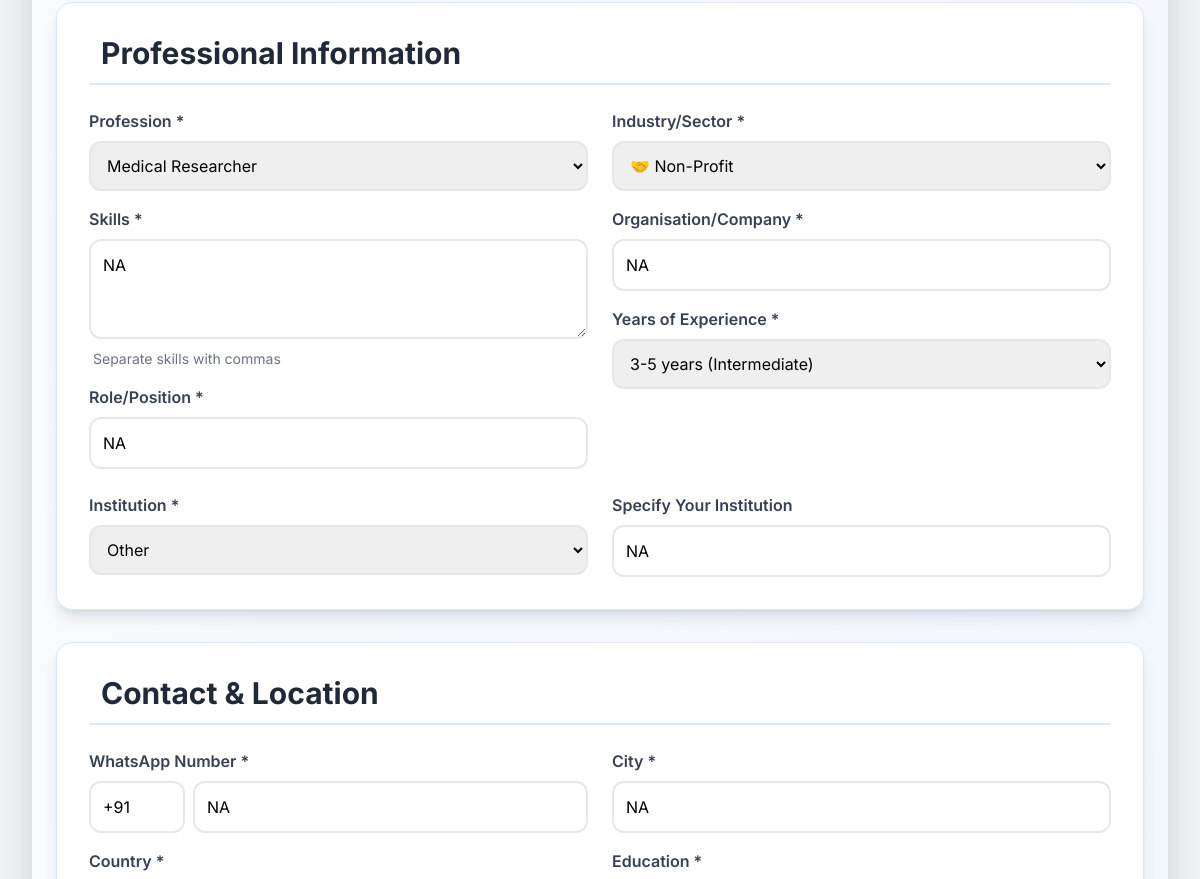
Page /editmentorprofile (signed in, middle part) on the earlier database version.
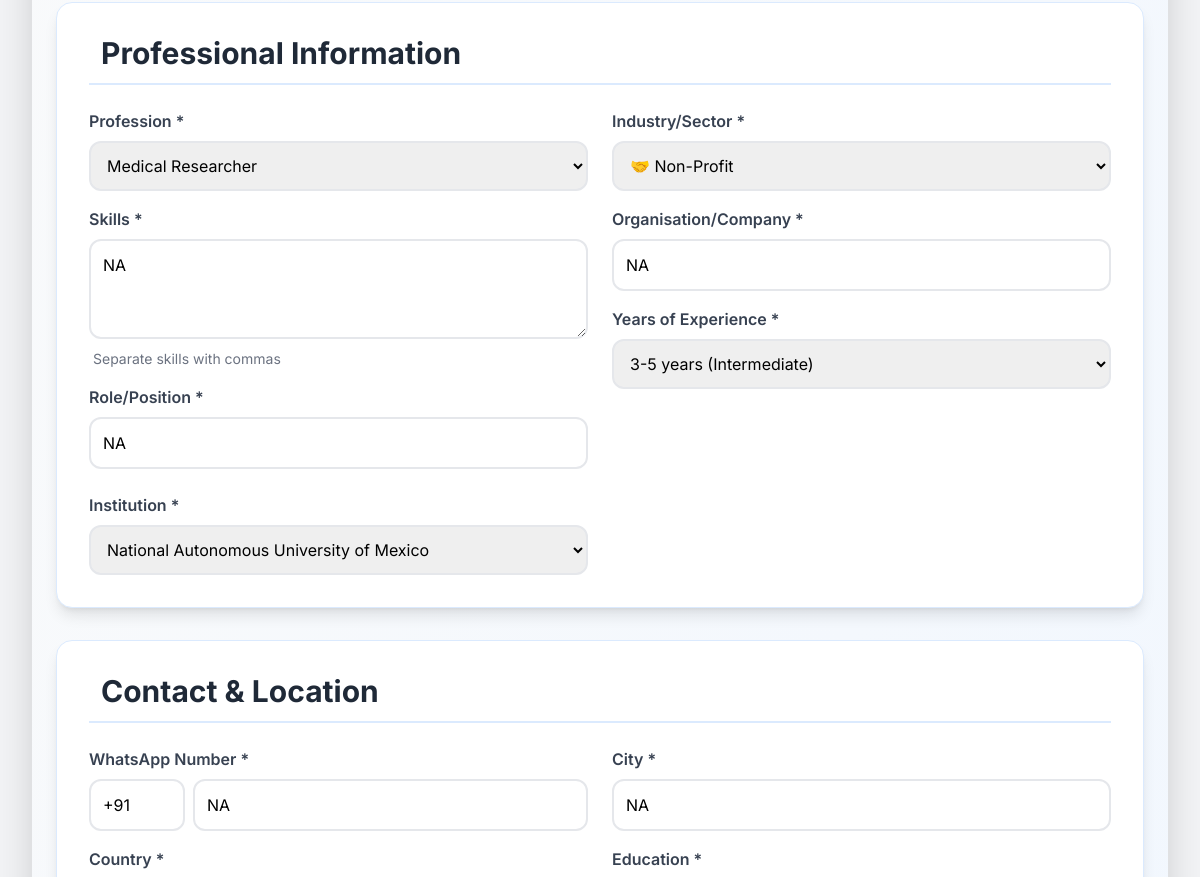
Same page on the later database version.
### app.py (models this page shows, shortened)
class MentorProfile(db.Model):
    __tablename__="mentor_profile"
    id = db.Column(db.Integer, primary_key=True)
    user_id= db.Column(db.Integer, db.ForeignKey("signup_details.id"),nullable=False)
    profession = db.Column(db.String(100))
    skills = db.Column(db.Text)  # New field - comma separated skills
    role = db.Column(db.String(100))  # New field - job role/position
    industry_sector = db.Column(db.String(100))  # New field - industry/sector
    organisation = db.Column(db.String(150))
    years_of_experience = db.Column(db.String(100))
    whatsapp = db.Column(db.String(20))
    location = db.Column(db.String(100))  # New field - country
    education = db.Column(db.String(150))
    language = db.Column(db.String(100))  # Can store multiple languages comma separated
    linkedin_link = db.Column(db.String(200))  # New field
    github_link = db.Column(db.String(200))  # New field
    portfolio_link = db.Column(db.String(200))  # New field
    other_social_link = db.Column(db.String(200))
    mentorship_topics = db.Column(db.Text)  # New field - topics they can mentor on
    mentorship_type_preference = db.Column(db.String(200))  # New field - school, women, etc.
    preferred_communication = db.Column(db.String(100))  # online, offline, hybrid
    availability = db.Column(db.String(100))
    connect_frequency = db.Column(db.String(100))
    preferred_duration = db.Column(db.String(100))  # New field - 1 month, 6 months, etc.
    why_mentor = db.Column(db.Text)  # Changed from "why become mentor" to "why mentor"
    mentorship_philosophy = db.Column(db.Text)  # New field
    mentorship_motto = db.Column(db.String(300))  # New field
    additional_info = db.Column(db.Text)
    profile_picture = db.Column(db.String(100))
    status = db.Column(db.String(20), default="pending")

class User(db.Model):
    __tablename__ = "signup_details"
    id = db.Column(db.Integer, primary_key=True)
    name = db.Column(db.String(100), nullable=False)
    email = db.Column(db.String(100), unique=True, nullable=False)
    password = db.Column(db.String(200), nullable=True)   # nullable for OAuth users
    user_type = db.Column(db.String(10), nullable=True)  # nullable until user selects type
    institution = db.Column(db.String(150), nullable=True)
    institution_id = db.Column(db.Integer, db.ForeignKey("institutions.id"), nullable=True)
    google_id = db.Column(db.String(200), unique=True, nullable=True)
    oauth_provider = db.Column(db.String(50), nullable=True)  # 'google', 'facebook', etc.
    profile_picture_url = db.Column(db.String(500), nullable=True)  # OAuth profile picture
    oauth_created_at = db.Column(db.DateTime, nullable=True)
    mentor_profile = db.relationship("MentorProfile", backref="user", uselist=False)
    institution_ref = db.relationship("Institution", backref="users", foreign_keys="User.institution_id")

class Institution(db.Model):
    __tablename__ = "institutions"
    id = db.Column(db.Integer, primary_key=True)
    user_id = db.Column(db.Integer, db.ForeignKey("signup_details.id"), nullable=True, unique=True)
    name = db.Column(db.String(150), nullable=False, unique=True)
    email_domain = db.Column(db.String(100), nullable=True)  # For auto-detection
    contact_person = db.Column(db.String(100))
    contact_email = db.Column(db.String(100))
    contact_phone = db.Column(db.String(20))
    address = db.Column(db.Text)
    city = db.Column(db.String(100))
    state = db.Column(db.String(100))
    country = db.Column(db.String(100))
    website = db.Column(db.String(200))
    institution_type = db.Column(db.String(50), default="other")  # university, college, school, other
    status = db.Column(db.String(20), default="active")  # active, inactive
    profile_picture = db.Column(db.String(100), nullable=True)  # Store image filename
    created_at = db.Column(db.DateTime, default=datetime.utcnow)
    user = db.relationship("User", backref="institution_profile", uselist=False, foreign_keys="Institution.user_id")

### app.py (the view, shortened to what this page needs)
@app.route("/editmentorprofile", methods=["GET", "POST"])
def editmentorprofile():
    if "email" not in session or session.get("user_type") != "1":
        return redirect(url_for("signin"))
    user = User.query.filter_by(email=session["email"]).first()
    profile = MentorProfile.query.filter_by(user_id=user.id).first()
    institutions = Institution.query.filter_by(status="active").all()
    location = profile.location if profile else ""
    city = ""
    country = ""
    if location and ", " in location:
        parts = location.split(", ", 1)
        city = parts[0]
        country = parts[1] if len(parts) > 1 else ""
    else:
        city = location
    return render_template(
        "mentor/editmentorprofile.html",
        full_name=user.name,
        email=user.email,
        institution=user.institution,  # Pass current institution
        institutions=institutions,     # Pass institutions list
        profession=profile.profession if profile else "",
        skills=profile.skills if profile else "",
        role=profile.role if profile else "",
        industry_sector=profile.industry_sector if profile else "",
        organisation=profile.organisation if profile else "",
        years_of_experience=profile.years_of_experience if profile else "",
        whatsapp=profile.whatsapp if profile else "",
        whatsapp_country_code="+91",  # Default country code
        location=location,
        city=city,
        country=country,
        education=profile.education if profile else "",
        language=profile.language if profile else "",
        linkedin_link=profile.linkedin_link if profile else "",
        github_link=profile.github_link if profile else "",
        portfolio_link=profile.portfolio_link if profile else "",
        other_social_link=profile.other_social_link if profile else "",
        mentorship_topics=(profile.mentorship_topics or "") if profile else "",
        mentorship_type_preference=(profile.mentorship_type_preference or "") if profile else "",
        preferred_communication=profile.preferred_communication if profile else "",
        availability=profile.availability if profile else "",
        connect_frequency=profile.connect_frequency if profile else "",
        preferred_duration=profile.preferred_duration if profile else "",
        why_mentor=profile.why_mentor if profile else "",
        mentorship_philosophy=profile.mentorship_philosophy if profile else "",
        mentorship_motto=profile.mentorship_motto if profile else "",
        additional_info=profile.additional_info if profile else "",
        profile_picture=profile.profile_picture if profile else None
    )

### app.py (called while the page is built)
@app.context_processor
def inject_profile_complete():
    profile_complete = True  # Default to True (no popup)
    if "email" in session and session.get("user_type") in ["1", "2"]:
        user = User.query.filter_by(email=session["email"]).first()
        if user:
            profile_complete = check_profile_complete(user.id, session.get("user_type"))
    return dict(profile_complete=profile_complete)

### templates/mentor/editmentorprofile.html (shortened to what this page needs)
{% extends "base2.html" %}
{% block content %}
<div class="max-w-6xl mx-auto mt-8 p-6 bg-gradient-to-br from-gray-50 to-blue-50 rounded-2xl shadow-2xl">
    <form id="mentorProfileForm" action="{{ url_for('editmentorprofile') }}" method="POST" enctype="multipart/form-data" class="space-y-8" onsubmit="return validateForm()">
        <div class="bg-white p-8 rounded-2xl shadow-lg border border-blue-100">
            <h3 class="text-3xl font-bold text-gray-800 mb-6 pb-3 border-b-2 border-blue-100">
                Professional Information
            </h3>
            <div class="grid grid-cols-1 lg:grid-cols-2 gap-6">
                <div class="space-y-4">
                    {% set profession_options = ['Software Engineer', 'Data Scientist', 'AI/ML Engineer', 'Web Developer', 'DevOps Engineer', 'Cybersecurity Analyst', 'Doctor', 'Surgeon', 'Dentist', 'Pharmacist', 'Medical Researcher', 'Business Consultant', 'Product Manager', 'Marketing Manager', 'Financial Analyst', 'Entrepreneur', 'Professor', 'Teacher', 'Education Consultant', 'Researcher'] %}
                    {% set is_other_profession = profession and profession not in profession_options %}
                    <div>
                        <label class="block text-gray-700 font-semibold mb-2">Profession *</label>
                        <select name="profession" id="profession_select" class="w-full p-3 border-2 border-gray-200 rounded-xl focus:border-blue-500 focus:ring-2 focus:ring-blue-200 transition duration-300">
                            <optgroup label="Healthcare">
                                <option value="Medical Researcher" {% if profession == 'Medical Researcher' %}selected{% endif %}>Medical Researcher</option>
                            </optgroup>
                        </select>
                    </div>
                    <div>
                        <label class="block text-gray-700 font-semibold mb-2">Skills *</label>
                        <textarea name="skills" class="w-full p-3 border-2 border-gray-200 rounded-xl focus:border-blue-500 focus:ring-2 focus:ring-blue-200 transition duration-300" rows="3" placeholder="Python, Machine Learning, Career Guidance, Interview Preparation...">{{ skills }}</textarea>
                        <p class="text-sm text-gray-500 mt-1">Separate skills with commas</p>
                    </div>
                    <div>
                        <label class="block text-gray-700 font-semibold mb-2">Role/Position *</label>
                        <input type="text" name="role" value="{{ role }}" class="w-full p-3 border-2 border-gray-200 rounded-xl focus:border-blue-500 focus:ring-2 focus:ring-blue-200 transition duration-300" placeholder="Senior Software Engineer, Product Manager...">
                    </div>
                </div>
                <div class="space-y-4">
                    <div>
                        <label class="block text-gray-700 font-semibold mb-2">Industry/Sector *</label>
                        <select name="industry_sector" id="industry_sector_select" class="w-full p-3 border-2 border-gray-200 rounded-xl focus:border-blue-500 focus:ring-2 focus:ring-blue-200 transition duration-300">
                            <option value="Non-Profit" {% if industry_sector == 'Non-Profit' %}selected{% endif %}>🤝 Non-Profit</option>
                        </select>
                    </div>
                    <div>
                        <label class="block text-gray-700 font-semibold mb-2">Organisation/Company *</label>
                        <input type="text" name="organisation" value="{{ organisation }}" class="w-full p-3 border-2 border-gray-200 rounded-xl focus:border-blue-500 focus:ring-2 focus:ring-blue-200 transition duration-300">
                    </div>
                    <div>
                        <label class="block text-gray-700 font-semibold mb-2">Years of Experience *</label>
                        <select name="years_of_experience" class="w-full p-3 border-2 border-gray-200 rounded-xl focus:border-blue-500 focus:ring-2 focus:ring-blue-200 transition duration-300">
                            <option value="3-5" {% if years_of_experience == '3-5' %}selected{% endif %}>3-5 years (Intermediate)</option>
                        </select>
                    </div>
                </div>
<div class="form-group">
    <label for="institution" class="block text-gray-700 font-semibold mb-2">Institution *</label>
    <select name="institution" id="institution" class="w-full p-3 border-2 border-gray-200 rounded-xl focus:border-blue-500 focus:ring-2 focus:ring-blue-200 transition duration-300" required>
        {% for inst in institutions %}
            <option value="{{ inst.name }}"
                {% if institution == inst.name %}selected{% endif %}>
                {{ inst.name }}
            </option>
        {% endfor %}
        <option value="Other"
            {% if institution and institution not in institutions|map(attribute='name')|list %}selected{% endif %}>
            Other
        </option>
    </select>
</div>
<div class="form-group" id="other_institution_field"
     style="display: {% if institution and institution not in institutions|map(attribute='name')|list %}block{% else %}none{% endif %};">
    <label for="other_institution_name" class="block text-gray-700 font-semibold mb-2">Specify Your Institution</label>
    <input type="text" name="other_institution_name" id="other_institution_name"
           class="w-full p-3 border-2 border-gray-200 rounded-xl focus:border-blue-500 focus:ring-2 focus:ring-blue-200 transition duration-300"
           placeholder="Enter your institution name"
           value="{% if institution and institution not in institutions|map(attribute='name')|list %}{{ institution }}{% endif %}">
</div>
            </div>
        </div>
        <div class="bg-white p-8 rounded-2xl shadow-lg border border-blue-100">
            <h3 class="text-3xl font-bold text-gray-800 mb-6 pb-3 border-b-2 border-blue-100">
                Contact & Location
            </h3>
            <div class="grid grid-cols-1 lg:grid-cols-2 gap-6">
                <div class="space-y-4">
                    <div>
                        <label class="block text-gray-700 font-semibold mb-2">WhatsApp Number *</label>
                        <div class="flex gap-2">
                            <input type="text" name="whatsapp_country_code" list="country_codes" value="{{ whatsapp_country_code or '+91' }}" class="w-24 p-3 border-2 border-gray-200 rounded-xl focus:border-blue-500 focus:ring-2 focus:ring-blue-200 transition duration-300" placeholder="+91">
                            <input type="tel" name="whatsapp" value="{{ whatsapp }}" class="flex-1 p-3 border-2 border-gray-200 rounded-xl focus:border-blue-500 focus:ring-2 focus:ring-blue-200 transition duration-300" placeholder="Enter WhatsApp number">
                        </div>
                    </div>
                    {% set is_other_country = country and country not in country_options %}
                    <div>
                        <label class="block text-gray-700 font-semibold mb-2">Country *</label>
                    </div>
                </div>
                <div class="space-y-4">
                    <div>
                        <label class="block text-gray-700 font-semibold mb-2">City *</label>
                        <input type="text" name="city" value="{{ city }}" class="w-full p-3 border-2 border-gray-200 rounded-xl focus:border-blue-500 focus:ring-2 focus:ring-blue-200 transition duration-300">
                    </div>
                    {% set education_options = ['B.Tech', 'B.E.', 'B.Sc', 'B.Com', 'BA', 'BBA', 'BCA', 'MBBS', 'B.Arch', 'LLB', 'B.Ed', 'B.Pharm', 'M.Tech', 'MBA', 'M.Sc', 'MA', 'M.Com', 'MCA', 'MD', 'MS', 'LLM', 'M.Ed', 'M.Pharm', 'PhD', 'Postdoc', 'CA', 'CS', 'CFA', 'ICWA'] %}
                    {% set is_other_education = education and education not in education_options %}
                    <div>
                        <label class="block text-gray-700 font-semibold mb-2">Education *</label>
                    </div>
                </div>
            </div>
        </div>
    </form>
</div>
{% endblock %}

### templates/base2.html (shortened to what this page needs)
<!DOCTYPE html>
<html lang="en">
<head>
    <script src="https://cdn.tailwindcss.com"></script>
    <link href='https://cdn.jsdelivr.net/npm/fullcalendar@5.11.3/main.min.css' rel='stylesheet' />
</head>
<body class="flex flex-col h-screen overflow-hidden">
    <div class="flex flex-1 overflow-hidden">
        <main class="flex-1 p-8 overflow-y-auto pb-40">
            {% block content %}{% endblock %}
        </main>
    </div>
</body>
</html>

### templates/base2.html (style rules this page uses)
body { font-family: 'Inter', sans-serif; background-color: #f3f4f6; }

### templates/mentor/editmentorprofile.html (style rules this page uses)
.transition { transition: all 0.3s ease; }
.shadow-2xl { box-shadow: 0 25px 50px -12px rgba(0, 0, 0, 0.25); }
optgroup { font-weight: bold; color: #4b5563; }
optgroup option { font-weight: normal; padding-left: 1rem; }

Differences in the rows shown:
changed User: institution "Other" → "National Autonomous University of Mexico"; other_institution_name "NA" → (not shown)
Other differences:
text no longer shown: "Specify Your Institution"
